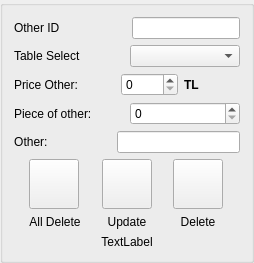
                <widget class="QGroupBox" name="groupBox_3">
                 <property name="title">
                  <string/>
                 </property>
                 <layout class="QGridLayout" name="gridLayout_14">
                  <item row="0" column="0">
                   <layout class="QGridLayout" name="gridLayout_13">
                    <item row="0" column="0">
                     <layout class="QGridLayout" name="gridLayout_12">
                      <item row="0" column="0">
                       <widget class="QLabel" name="label_49">
                        <property name="text">
                         <string>Other ID                    </string>
                        </property>
                       </widget>
                      </item>
                      <item row="0" column="1">
                       <widget class="QLineEdit" name="lineEdit_other_id"/>
                      </item>
                     </layout>
                    </item>
                    <item row="1" column="0">
                     <layout class="QGridLayout" name="gridLayout_11">
                      <item row="0" column="0">
                       <layout class="QGridLayout" name="gridLayout_10">
                        <item row="0" column="0">
                         <layout class="QGridLayout" name="gridLayout_9">
                          <item row="0" column="0">
                           <widget class="QLabel" name="label_44">
                            <property name="text">
                             <string>Table Select          </string>
                            </property>
                           </widget>
                          </item>
                          <item row="0" column="1">
                           <widget class="QComboBox" name="comboBox_select_table_other"/>
                          </item>
                         </layout>
                        </item>
                        <item row="1" column="0">
                         <layout class="QGridLayout" name="gridLayout_7">
                          <item row="0" column="0">
                           <widget class="QLabel" name="label_19">
                            <property name="text">
                             <string>Price Other:           </string>
                            </property>
                           </widget>
                          </item>
                          <item row="0" column="1">
                           <widget class="QSpinBox" name="spinBox_price_Other"/>
                          </item>
                          <item row="0" column="2">
                           <widget class="QLabel" name="label_23">
                            <property name="font">
                             <font>
                              <bold>true</bold>
                             </font>
                            </property>
                            <property name="text">
                             <string>TL</string>
                            </property>
                           </widget>
                          </item>
                         </layout>
                        </item>
                        <item row="2" column="0">
                         <layout class="QGridLayout" name="gridLayout_8">
                          <item row="0" column="0">
                           <widget class="QLabel" name="label_21">
                            <property name="text">
                             <string>Piece of other:      </string>
                            </property>
                           </widget>
                          </item>
                          <item row="0" column="1">
                           <widget class="QSpinBox" name="spinBox_piece_Other"/>
                          </item>
                         </layout>
                        </item>
                        <item row="3" column="0">
                         <layout class="QGridLayout" name="gridLayout_6">
                          <item row="0" column="0">
                           <widget class="QLabel" name="label_22">
                            <property name="text">
                             <string>Other:                   </string>
                            </property>
                            <property name="alignment">
                             <set>Qt::AlignCenter</set>
                            </property>
                           </widget>
                          </item>
                          <item row="0" column="1">
                           <widget class="QLineEdit" name="lineEdit_add_other"/>
                          </item>
                         </layout>
                        </item>
                        <item row="4" column="0">
                         <layout class="QGridLayout" name="gridLayout_5">
                          <item row="0" column="0">
                           <layout class="QGridLayout" name="gridLayout_2">
                            <item row="0" column="0">
                             <widget class="QPushButton" name="pushButton_All_tabledelete_Other">
                              <property name="minimumSize">
                               <size>
                                <width>50</width>
                                <height>50</height>
                               </size>
                              </property>
                              <property name="maximumSize">
                               <size>
                                <width>50</width>
                                <height>50</height>
                               </size>
                              </property>
                              <property name="text">
                               <string/>
                              </property>
                             </widget>
                            </item>
                            <item row="1" column="0">
                             <widget class="QLabel" name="label_40">
                              <property name="text">
                               <string>All Delete</string>
                              </property>
                              <property name="alignment">
                               <set>Qt::AlignCenter</set>
                              </property>
                             </widget>
                            </item>
                           </layout>
                          </item>
                          <item row="0" column="1">
                           <layout class="QGridLayout" name="gridLayout_3">
                            <item row="0" column="0">
                             <widget class="QPushButton" name="pushButton_prd_upd_other">
                              <property name="minimumSize">
                               <size>
                                <width>50</width>
                                <height>50</height>
                               </size>
                              </property>
                              <property name="maximumSize">
                               <size>
                                <width>50</width>
                                <height>50</height>
                               </size>
                              </property>
                              <property name="font">
                               <font>
                                <bold>true</bold>
                               </font>
                              </property>
                              <property name="styleSheet">
                               <string notr="true">#pushButton_prd_upd{
background-color: transparent;
border-image: url(:update_close.png);
background: none;
border: none;
background-repeat: none;
}
#pushButton_prd_upd:pressed
{
   border-image: url(:update_open.png);
}
</string>
                              </property>
                              <property name="text">
                               <string/>
                              </property>
                             </widget>
                            </item>
                            <item row="1" column="0">
                             <widget class="QLabel" name="label_39">
                              <property name="text">
                               <string>Update</string>
                              </property>
                              <property name="alignment">
                               <set>Qt::AlignCenter</set>
                              </property>
                             </widget>
                            </item>
                           </layout>
                          </item>
                          <item row="0" column="2">
                           <layout class="QGridLayout" name="gridLayout_4">
                            <item row="0" column="0">
                             <widget class="QPushButton" name="pushButton_stkdelete_other">
                              <property name="minimumSize">
                               <size>
                                <width>50</width>
                                <height>50</height>
                               </size>
                              </property>
                              <property name="maximumSize">
                               <size>
                                <width>50</width>
                                <height>50</height>
                               </size>
                              </property>
                              <property name="font">
                               <font>
                                <bold>true</bold>
                               </font>
                              </property>
                              <property name="styleSheet">
                               <string notr="true">#pushButton_stkdelete{
background-color: transparent;
border-image: url(:delete_close.png);
background: none;
border: none;
background-repeat: none;
}
#pushButton_stkdelete:pressed
{
   border-image: url(:delete_open.png);
}
</string>
                              </property>
                              <property name="text">
                               <string/>
                              </property>
                             </widget>
                            </item>
                            <item row="1" column="0">
                             <widget class="QLabel" name="label_36">
                              <property name="text">
                               <string>Delete</string>
                              </property>
                              <property name="alignment">
                               <set>Qt::AlignCenter</set>
                              </property>
                             </widget>
                            </item>
                           </layout>
                          </item>
                         </layout>
                        </item>
                       </layout>
                      </item>
                      <item row="1" column="0">
                       <widget class="QLabel" name="label_30">
                        <property name="text">
                         <string>TextLabel</string>
                        </property>
                        <property name="alignment">
                         <set>Qt::AlignCenter</set>
                        </property>
                       </widget>
                      </item>
                     </layout>
                    </item>
                   </layout>
                  </item>
                 </layout>
                </widget>
